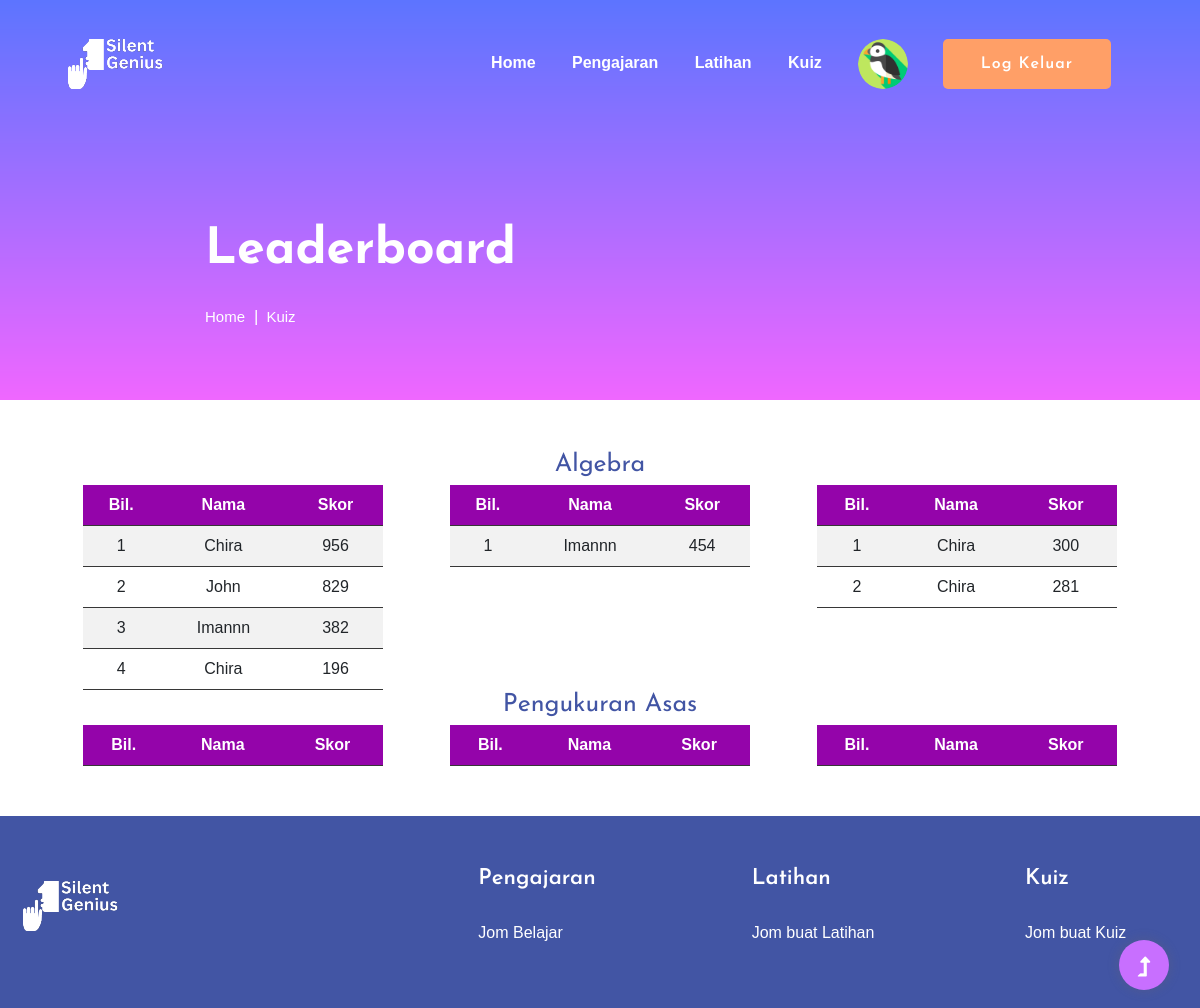
The app's page /kuizLeaderboard (signed in) with its own data.
### tables this page shows
CREATE TABLE "user" (
email TEXT PRIMARY KEY,
fullname TEXT,
username TEXT,
pswrd TEXT
, profile_image TEXT DEFAULT "default.jpg");

CREATE TABLE leaderboard (
    id INTEGER PRIMARY KEY AUTOINCREMENT,
    email TEXT,
    score INTEGER,
    category TEXT,
    difficulty TEXT
);

### app.py (the view)
@app.route('/kuizLeaderboard')
def kuizLeaderboard():
    algebra = "Algebra"
    units = "Pengukuran Asas"
    conn = create_connection()
    cur = conn.cursor()
    cur.execute(
        'SELECT leaderboard.score, user.username FROM leaderboard JOIN user ON leaderboard.email = user.email WHERE leaderboard.category = "Pengukuran Asas" AND leaderboard.difficulty = "Senang" ORDER BY leaderboard.score DESC LIMIT 10;')
    UnitE = cur.fetchall()
    cur.execute(
        'SELECT leaderboard.score, user.username FROM leaderboard JOIN user ON leaderboard.email = user.email WHERE leaderboard.category = "Pengukuran Asas" AND leaderboard.difficulty = "Sederhana" ORDER BY leaderboard.score DESC LIMIT 10;')
    UnitM = cur.fetchall()
    cur.execute(
        'SELECT leaderboard.score, user.username FROM leaderboard JOIN user ON leaderboard.email = user.email WHERE leaderboard.category = "Pengukuran Asas" AND leaderboard.difficulty = "Susah" ORDER BY leaderboard.score DESC LIMIT 10;')
    UnitH = cur.fetchall()
    cur.execute(
        'SELECT leaderboard.score, user.username FROM leaderboard JOIN user ON leaderboard.email = user.email WHERE leaderboard.category = "Algebra" AND leaderboard.difficulty = "Senang" ORDER BY leaderboard.score DESC LIMIT 10;')
    AlgE = cur.fetchall()
    cur.execute(
        'SELECT leaderboard.score, user.username FROM leaderboard JOIN user ON leaderboard.email = user.email WHERE leaderboard.category = "Algebra" AND leaderboard.difficulty = "Sederhana" ORDER BY leaderboard.score DESC LIMIT 10;')
    AlgM = cur.fetchall()
    cur.execute(
        'SELECT leaderboard.score, user.username FROM leaderboard JOIN user ON leaderboard.email = user.email WHERE leaderboard.category = "Algebra" AND leaderboard.difficulty = "Susah" ORDER BY leaderboard.score DESC LIMIT 10;')
    AlgH = cur.fetchall()
    cur.execute("SELECT * FROM user WHERE email=?", (session['current_user'],))
    user = cur.fetchone()
    return render_template('leaderboard.html', username=session['username'], user=user, UnitE=UnitE, UnitM=UnitM, UnitH=UnitH, AlgE=AlgE, AlgM=AlgM,
                           AlgH=AlgH)

### app.py (called while the page is built)
def create_connection():
    conn = None
    try:
        conn = sqlite3.connect('static/db/user.db')  # create a database connection
        return conn
    except Error as e:
        print(e)
    return conn

@login_manager.user_loader
def load_user(user_id):
    conn = create_connection()
    cur = conn.cursor()
    cur.execute("SELECT * FROM user WHERE email=?", (user_id,))
    user = cur.fetchone()
    if user:
        return User(*user)
    return None

### templates/leaderboard.html (shortened to what this page needs)
{% extends "base.html" %}
{% block content %}
<section class="slider-area slider-area2">
    <div class="slider-active">
        <div class="single-slider slider-height2">
            <div class="container">
                <div class="row">
                    <div class="col-xl-8 col-lg-11 col-md-12">
                        <div class="hero__caption hero__caption2">
                            <h1 data-animation="bounceIn" data-delay="0.2s">Leaderboard</h1>
                            <nav aria-label="breadcrumb">
                                <ol class="breadcrumb">
                                    <li class="breadcrumb-item"><a href="/home">Home</a></li>
                                    <li class="breadcrumb-item"><a href="/kuiz">kuiz</a></li>
                                </ol>
                            </nav>
                        </div>
                    </div>
                </div>
            </div>
        </div>
    </div>
</section>
<section class="about-area1 fix pt-10" style="padding: 50px;">
    <div class="support-wrapper align-items-center"
        style="display: flex; justify-content: center; align-items: center;">
        <div class="flex-container" style="justify-content: center; width: 100%;">
            <div class="leaderboard-row">
                <div class="leaderboard-column">
                    <h1>Algebra</h1>
                </div>
                <div class="leaderboard-column">
                    <div class="leaderboard-table">
                        <table>
                            <tr>
                                <th>Bil.</th>
                                <th>Nama</th>
                                <th>Skor</th>
                            </tr>
                            {% for record in AlgE %}
                            <tr>
                                <td>{{loop.index}}</td>
                                <td>{{record.1}}</td>
                                <td>{{record.0}}</td>
                            </tr>
                            {% endfor %}
                        </table>
                    </div>
                    <div class="leaderboard-table">
                        <table>
                            <tr>
                                <th>Bil.</th>
                                <th>Nama</th>
                                <th>Skor</th>
                            </tr>
                            {% for record in AlgM %}
                            <tr>
                                <td>{{loop.index}}</td>
                                <td>{{record.1}}</td>
                                <td>{{record.0}}</td>
                            </tr>
                            {% endfor %}
                        </table>
                    </div>
                    <div class="leaderboard-table">
                        <table>
                            <tr>
                                <th>Bil.</th>
                                <th>Nama</th>
                                <th>Skor</th>
                            </tr>
                            {% for record in AlgH %}
                            <tr>
                                <td>{{loop.index}}</td>
                                <td>{{record.1}}</td>
                                <td>{{record.0}}</td>
                            </tr>
                            {% endfor %}
                        </table>
                    </div>
                </div>
                <div class="leaderboard-column">
                    <h1>Pengukuran Asas</h1>
                </div>
                <div class="leaderboard-column">
                    <div class="leaderboard-table">
                        <table>
                            <tr>
                                <th>Bil.</th>
                                <th>Nama</th>
                                <th>Skor</th>
                            </tr>
                        </table>
                    </div>
                    <div class="leaderboard-table">
                        <table>
                            <tr>
                                <th>Bil.</th>
                                <th>Nama</th>
                                <th>Skor</th>
                            </tr>
                        </table>
                    </div>
                    <div class="leaderboard-table">
                        <table>
                            <tr>
                                <th>Bil.</th>
                                <th>Nama</th>
                                <th>Skor</th>
                            </tr>
                        </table>
                    </div>
                </div>
            </div>
        </div>
    </div>
</section>
{% endblock %}

### templates/base.html (shortened to what this page needs)
<!doctype html>
<html class="no-js" lang="zxx">
<head>
    <link rel="stylesheet" href="https://stackpath.bootstrapcdn.com/bootstrap/4.3.1/css/bootstrap.min.css">
    <link rel='stylesheet' href='https://unpkg.com/boxicons@2.1.4/css/boxicons.min.css'>
    <link rel="stylesheet" href="../static/css/bootstrap.min.css">
    <link rel="stylesheet" href="../static/css/owl.theme.default.min.css">
    <link rel="stylesheet" href="../static/css/owl.carousel.min.css">
    <link rel="stylesheet" href="../static/css/slicknav.css">
    <link rel="stylesheet" href="../static/css/flaticon.css">
    <link rel="stylesheet" href="../static/css/progressbar_barfiller.css">
    <link rel="stylesheet" href="../static/css/gijgo.css">
    <link rel="stylesheet" href="../static/css/animate.min.css">
    <link rel="stylesheet" href="../static/css/animated-headline.css">
    <link rel="stylesheet" href="../static/css/magnific-popup.css">
    <link rel="stylesheet" href="../static/css/fontawesome-all.min.css">
    <link rel="stylesheet" href="../static/css/themify-icons.css">
    <link rel="stylesheet" href="../static/css/slick.css">
    <link rel="stylesheet" href="../static/css/nice-select.css">
    <link rel="stylesheet" href="../static/css/style.css">
    <link rel="stylesheet" href="../static/css/quiz.css">
    <link rel="stylesheet" href="../static/css/mascot.css">
    <link rel="stylesheet" href="../static/css/leaderboard.css">
</head>
<body>
    <div class="header-area header-transparent">
        <div class="main-header ">
            <div class="header-bottom  header-sticky">
                <div class="container-fluid">
                    <div class="row align-items-center">
                        <div class="col-xl-2 col-lg-2">
                            <div class="logo">
                                <a href="/home"><img src="../static/img/logo/Silent_Genius.png" alt=""></a>
                            </div>
                        </div>
                        <div class="col-xl-10 col-lg-10">
                            <div class="menu-wrapper d-flex align-items-center justify-content-end">
                                <div class="main-menu d-none d-lg-block">
                                    <nav>
                                        <ul id="navigation">
                                            <li class="active"><a href="/home">Home</a></li>
                                            <li><a href="/pengajaran">Pengajaran</a>
                                            </li>
                                            <li><a href="/latihan">Latihan</a>
                                            </li>
                                            <li><a href="/kuiz">Kuiz</a></li>
                                            <li>
                                                <a href="/profile">
                                                    {% if user %}
                                                    <img src="{{ url_for('static', filename='images/' + user[4]) }}"
                                                        alt="Profile" class="profile-image">
                                                    {% endif %}
                                                </a>
                                            </li>
                                            <li><a href="{{ url_for('logout') }}" class="btn">Log Keluar</a></li>
                                        </ul>
                                    </nav>
                                </div>
                            </div>
                        </div>
                        <div class="col-12">
                        </div>
                    </div>
                </div>
            </div>
        </div>
    </div>
    <main>
        {% block content %}{% endblock %}
    </main>
    <footer>
        <div class="footer-wrappper footer-bg">
            <div class="footer-area footer-padding">
                <div class="container">
                    <div class="row justify-content-between">
                        <div class="col-xl-4 col-lg-5 col-md-4 col-sm-6">
                            <div class="single-footer-caption mb-50">
                                <div class="single-footer-caption mb-30">
                                    <div class="footer-logo mb-25">
                                        <a href="/"><img src="../static/img/logo/Silent_Genius.png" alt=""></a>
                                    </div>
                                </div>
                            </div>
                        </div>
                        <div class="col-xl-2 col-lg-3 col-md-4 col-sm-5">
                            <div class="single-footer-caption mb-50">
                                <div class="footer-tittle">
                                    <h4>Pengajaran</h4>
                                    <ul>
                                        <li><a href="/ukuran_asas">Jom Belajar</a></li>
                                    </ul>
                                </div>
                            </div>
                        </div>
                        <div class="col-xl-2 col-lg-4 col-md-4 col-sm-6">
                            <div class="single-footer-caption mb-50">
                                <div class="footer-tittle">
                                    <h4>Latihan</h4>
                                    <ul>
                                        <li><a href="#">Jom buat Latihan</a></li>
                                    </ul>
                                </div>
                            </div>
                        </div>
                        <div class="col-xl-2 col-lg-3 col-md-4 col-sm-6">
                            <div class="single-footer-caption mb-50">
                                <div class="footer-tittle">
                                    <h4>Kuiz</h4>
                                    <ul>
                                        <li><a href="#">Jom buat Kuiz</a></li>
                                    </ul>
                                </div>
                            </div>
                        </div>
                    </div>
                </div>
            </div>
        </div>
    </footer>
</body>
<div id="back-top">
    <a title="Go to Top" href="#"> <i class="fas fa-level-up-alt"></i></a>
</div>
</html>

### static/css/mascot.css (style rules this page uses)
body { font-family: "Ubuntu-Italic", "Lucida Sans", helvetica, sans, serif; }
.container { padding: 0%; }

### static/css/leaderboard.css (style rules this page uses)
.leaderboard-row { display: flex; flex-direction: column; justify-content: center; }
.leaderboard-column { display: flex; justify-content: space-around; }
table { padding: 20px; border-collapse: collapse; width: 100%; }
.leaderboard-table { width: 300px; }
th, td { text-align: left; padding: 8px; border-bottom: 1px solid #373737; text-align: center; }
tr:nth-child(even) { background-color: #f2f2f2 }
th { background-color: #9404aa; color: white; }

### records on screen
user: profile_image (picture)
leaderboard: username "Chira", score "956"
leaderboard: username "John", score "829"
leaderboard: username "Imannn", score "382"
leaderboard: username "Chira", score "196"
leaderboard: username "Imannn", score "454"
leaderboard: username "Chira", score "300"
leaderboard: username "Chira", score "281"
